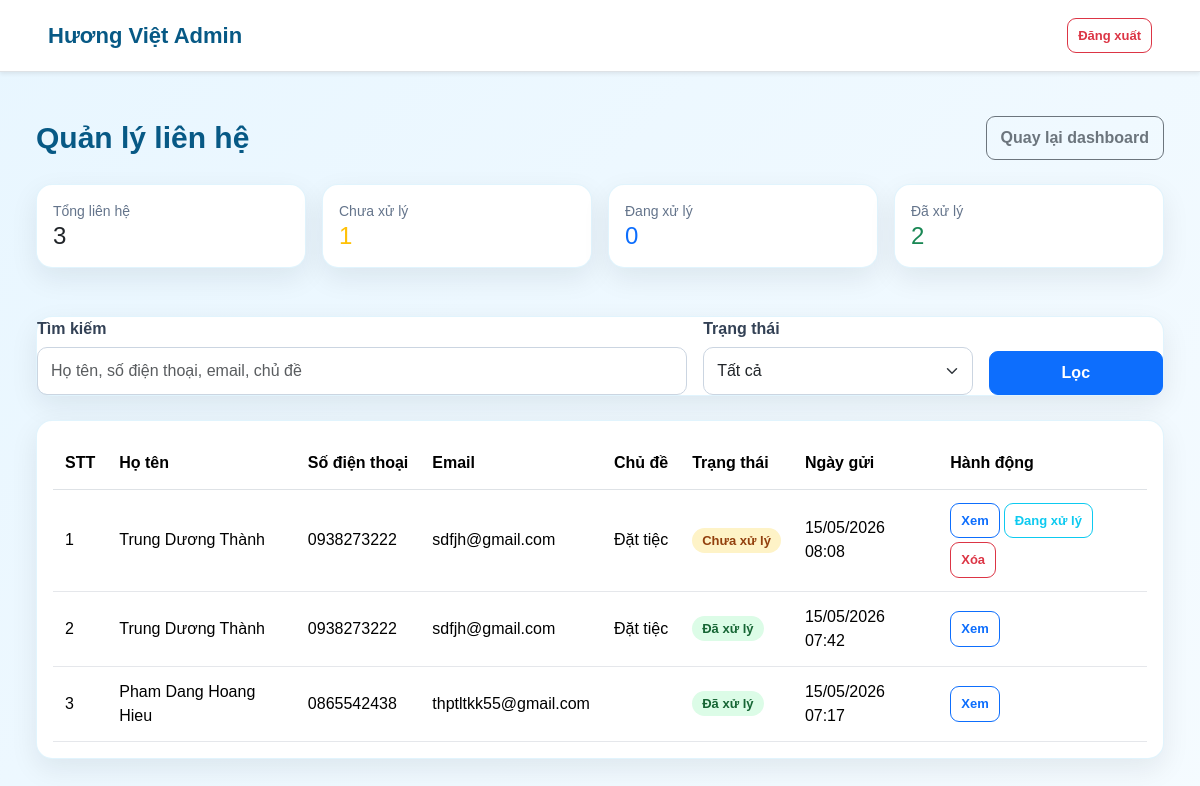
/admin/contacts/index.php (signed in), run on the app's committed database.
### tables this page shows
CREATE TABLE `contact_messages` (
  `id` int(11) NOT NULL,
  `full_name` varchar(255) NOT NULL,
  `phone` varchar(50) DEFAULT NULL,
  `email` varchar(255) DEFAULT NULL,
  `address` varchar(255) DEFAULT NULL,
  `subject` varchar(255) DEFAULT NULL,
  `message` text DEFAULT NULL,
  `status` varchar(50) DEFAULT 'Chưa xử lý',
  `created_at` datetime DEFAULT current_timestamp()
);

### admin/auth.php (called while the page is built, shortened)
<?php
function e($value)
{
    return htmlspecialchars((string) $value, ENT_QUOTES, 'UTF-8');
}
?>

### admin/contacts/index.php (the view, shortened to what this page needs)
<?php
require_once __DIR__ . "/../auth.php";
mysqli_query($conn, "
    CREATE TABLE IF NOT EXISTS contact_messages (
        id INT AUTO_INCREMENT PRIMARY KEY,
        full_name VARCHAR(255) NOT NULL,
        phone VARCHAR(50),
        email VARCHAR(255),
        address VARCHAR(255),
        subject VARCHAR(255),
        message TEXT,
        status VARCHAR(50) DEFAULT 'Chưa xử lý',
        created_at DATETIME DEFAULT CURRENT_TIMESTAMP
    ) ENGINE=InnoDB DEFAULT CHARSET=utf8mb4
");
$validStatuses = ['Chưa xử lý', 'Đang xử lý', 'Đã xử lý'];
$keyword = trim($_GET['keyword'] ?? '');
if (!function_exists('contactStatusBadge')) {
    function contactStatusBadge($status)
    {
        return match ($status) {
            'Chưa xử lý' => 'warning',
            'Đang xử lý' => 'primary',
            'Đã xử lý' => 'success',
            default => 'secondary',
        };
    }
}
$stats = array_fill_keys($validStatuses, 0);
$totalContacts = 0;
$statsResult = mysqli_query($conn, "SELECT status, COUNT(*) AS total FROM contact_messages GROUP BY status");
if ($statsResult) {
    while ($row = mysqli_fetch_assoc($statsResult)) {
        if (isset($stats[$row['status']])) {
            $stats[$row['status']] = (int) $row['total'];
        }
        $totalContacts += (int) $row['total'];
    }
}
$sql = "
    SELECT id, full_name, phone, email, address, subject, message, status, created_at
    FROM contact_messages
    WHERE 1
";
$sql .= " ORDER BY id DESC";
$stmt = mysqli_prepare($conn, $sql);
mysqli_stmt_execute($stmt);
$result = mysqli_stmt_get_result($stmt);
?>
<!doctype html>
<html lang="vi">
<head>
    <link href="https://cdn.jsdelivr.net/npm/bootstrap@5.3.3/dist/css/bootstrap.min.css" rel="stylesheet">
    <link rel="stylesheet" href="/huongviet/assets/css/admin/base.css?v=<?php echo time(); ?>">
    <link rel="stylesheet" href="/huongviet/assets/css/admin/contacts.css?v=<?php echo time(); ?>">
</head>
<body class="bg-light">
    <nav class="navbar navbar-expand-lg bg-white border-bottom shadow-sm">
        <div class="container">
            <a class="navbar-brand fw-bold" href="/huongviet/admin/dashboard.php">Hương Việt Admin</a>
            <a class="btn btn-outline-danger btn-sm" href="/huongviet/admin/logout.php">Đăng xuất</a>
        </div>
    </nav>
    <main class="container py-4">
        <div class="d-flex flex-wrap justify-content-between align-items-center gap-2 mb-4">
            <h1 class="h3 mb-0">Quản lý liên hệ</h1>
            <a class="btn btn-outline-secondary" href="/huongviet/admin/dashboard.php">Quay lại dashboard</a>
        </div>
        <div class="row g-3 mb-4">
            <div class="col-md-3">
                <div class="card border-0 shadow-sm">
                    <div class="card-body">
                        <div class="text-muted small">Tổng liên hệ</div>
                        <div class="h4 mb-0"><?php echo (int) $totalContacts; ?></div>
                    </div>
                </div>
            </div>
            <div class="col-md-3">
                <div class="card border-0 shadow-sm">
                    <div class="card-body">
                        <div class="text-muted small">Chưa xử lý</div>
                        <div class="h4 mb-0 text-warning"><?php echo $stats['Chưa xử lý']; ?></div>
                    </div>
                </div>
            </div>
            <div class="col-md-3">
                <div class="card border-0 shadow-sm">
                    <div class="card-body">
                        <div class="text-muted small">Đang xử lý</div>
                        <div class="h4 mb-0 text-primary"><?php echo $stats['Đang xử lý']; ?></div>
                    </div>
                </div>
            </div>
            <div class="col-md-3">
                <div class="card border-0 shadow-sm">
                    <div class="card-body">
                        <div class="text-muted small">Đã xử lý</div>
                        <div class="h4 mb-0 text-success"><?php echo $stats['Đã xử lý']; ?></div>
                    </div>
                </div>
            </div>
        </div>
        <form class="card card-body border-0 shadow-sm mb-4" method="get">
            <div class="row g-3 align-items-end">
                <div class="col-md-7">
                    <label class="form-label">Tìm kiếm</label>
                    <input class="form-control" type="text" name="keyword" value="<?php echo e($keyword); ?>" placeholder="Họ tên, số điện thoại, email, chủ đề">
                </div>
                <div class="col-md-3">
                    <label class="form-label">Trạng thái</label>
                    <select class="form-select" name="status">
                        <option value="">Tất cả</option>
                    </select>
                </div>
                <div class="col-md-2">
                    <button class="btn btn-primary w-100" type="submit">Lọc</button>
                </div>
            </div>
        </form>
        <div class="card border-0 shadow-sm">
            <div class="card-body table-responsive">
                <table class="table table-hover align-middle">
                    <thead>
                        <tr>
                            <th>STT</th>
                            <th>Họ tên</th>
                            <th>Số điện thoại</th>
                            <th>Email</th>
                            <th>Chủ đề</th>
                            <th>Trạng thái</th>
                            <th>Ngày gửi</th>
                            <th>Hành động</th>
                        </tr>
                    </thead>
                    <tbody>
                        <?php $i = 1; ?>
                        <?php while ($row = mysqli_fetch_assoc($result)) { ?>
                            <tr>
                                <td><?php echo $i++; ?></td>
                                <td><?php echo e($row['full_name']); ?></td>
                                <td><?php echo e($row['phone']); ?></td>
                                <td><?php echo e($row['email']); ?></td>
                                <td><?php echo e($row['subject']); ?></td>
                                <td>
                                    <span class="badge text-bg-<?php echo contactStatusBadge($row['status']); ?>">
                                        <?php echo e($row['status']); ?>
                                    </span>
                                </td>
                                <td><?php echo e(date('d/m/Y H:i', strtotime($row['created_at']))); ?></td>
                                <td>
                                    <div class="d-flex flex-wrap gap-1">
                                        <a class="btn btn-outline-primary btn-sm" href="/huongviet/admin/contacts/view.php?id=<?php echo (int) $row['id']; ?>">Xem</a>
                                        <?php if ($row['status'] === 'Chưa xử lý') { ?>
                                            <a class="btn btn-outline-info btn-sm" href="/huongviet/admin/contacts/update_status.php?id=<?php echo (int) $row['id']; ?>&status=<?php echo urlencode('Đang xử lý'); ?>">Đang xử lý</a>
                                            <a class="btn btn-outline-danger btn-sm" href="/huongviet/admin/contacts/delete.php?id=<?php echo (int) $row['id']; ?>" onclick="return confirm('Bạn có chắc muốn xóa liên hệ này không?');">Xóa</a>
                                        <?php } ?>
                                    </div>
                                </td>
                            </tr>
                        <?php } ?>
                    </tbody>
                </table>
            </div>
        </div>
    </main>
</body>
</html>

### assets/css/admin/base.css (style rules this page uses)
body { margin: 0; background: linear-gradient(135deg, #e8f6ff, #f5fbff); color: #1f2937; font-family: Arial, sans-serif; }
.admin-topbar, .navbar { background: #ffffff !important; box-shadow: 0 4px 18px rgba(15, 23, 42, 0.08); padding: 14px 0; margin-bottom: 24px; }
.admin-brand, .navbar-brand { font-size: 22px; font-weight: 900; color: #075985 !important; text-decoration: none; }
.admin-container, main.container, .navbar .container { width: min(1280px, 94%); max-width: none; }
.admin-container, main.container { margin: 0 auto; padding: 20px 0 50px !important; }
.admin-page-title h1, main h1.h3 { margin: 0 0 6px; font-size: 30px; font-weight: 900; color: #075985; }
.admin-page-title p, main .text-muted { color: #64748b !important; }
.admin-card, .card { background: #ffffff; border-radius: 16px !important; padding: 0; box-shadow: 0 10px 28px rgba(15, 23, 42, 0.08) !important; border: 1px solid rgba(14, 165, 233, 0.12) !important; margin-bottom: 24px; }
.admin-table, .table { width: 100%; margin: 0; border-collapse: collapse; }
.admin-table thead, .table thead, .table-light { background: #0ea5e9 !important; color: white !important; }
.admin-table th, .table th { padding: 14px 12px; font-weight: 800; white-space: nowrap; }
.admin-table td, .table td { padding: 13px 12px; vertical-align: middle; border-bottom: 1px solid #e5e7eb; }
.admin-btn, .btn { display: inline-block; padding: 9px 14px; border-radius: 9px !important; text-decoration: none; font-weight: 700; cursor: pointer; transition: 0.2s; }
.admin-actions, .btn-group, .d-flex.flex-wrap.gap-1, .d-flex.flex-wrap.gap-2 { display: flex; flex-wrap: wrap; gap: 6px; }
.admin-actions .admin-btn, .btn-sm, .btn-group-sm > .btn { padding: 7px 10px; font-size: 13px; }
.admin-badge, .badge { display: inline-block; padding: 6px 10px; border-radius: 999px; font-size: 13px; font-weight: 800; }
.admin-badge-warning, .text-bg-warning { background: #fef3c7 !important; color: #92400e !important; }
.admin-badge-success, .text-bg-success { background: #dcfce7 !important; color: #166534 !important; }
.admin-filter-form label, .form-label { font-weight: 700; color: #334155; margin-bottom: 6px; }
.admin-filter-form input, .admin-filter-form select, .form-control, .form-select { width: 100%; border: 1px solid #cbd5e1; border-radius: 10px; padding: 11px 13px; outline: none; }

### data on the page
contact_messages: full_name "Trung Dương Thành", phone "0938273222", email "sdfjh@gmail.com", subject "Đặt tiệc", status "Chưa xử lý", created_at "15/05/2026 08:08"
contact_messages: full_name "Trung Dương Thành", phone "0938273222", email "sdfjh@gmail.com", subject "Đặt tiệc", status "Đã xử lý", created_at "15/05/2026 07:42"
contact_messages: full_name "Pham Dang Hoang Hieu", phone "0865542438", email "thptltkk55@gmail.com", status "Đã xử lý", created_at "15/05/2026 07:17"

### other printed values
$totalContacts "3"
$stats['Chưa xử lý'] "1"
$stats['Đang xử lý'] "0"
$stats['Đã xử lý'] "2"
